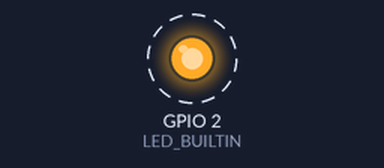
Recording of a sketch running on a simulated ESP32. On the bench: output pins drawn as LEDs (lit = HIGH). Dashed ring = blinking.

Above: at 0.5 s.
Timing chart, 0 to 4.6 s (numbered marks = the images above):
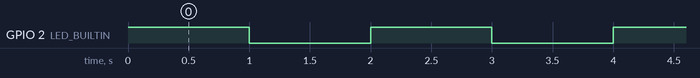

Measured:
- by itself, GPIO 2 (LED_BUILTIN): alternates HIGH for 1.0 s and LOW for 1.0 s

The sketch:

Sketch_01.1_Blink.ino
```cpp
/**********************************************************************
* Filename    : Blink
* Description : Make an led blinking.
* Auther      : www.freenove.com
* Modification: 2024/06/18
**********************************************************************/
#include <Arduino.h>
#define LED_BUILTIN  2
// the setup function runs once when you press reset or power the board
void setup() {
  // initialize digital pin LED_BUILTIN as an output.
  pinMode(LED_BUILTIN, OUTPUT);
}

// the loop function runs over and over again forever
void loop() {
  digitalWrite(LED_BUILTIN, HIGH);   // turn the LED off (HIGH is the voltage level)
  delay(1000);                       // wait for a second
  digitalWrite(LED_BUILTIN, LOW);    // turn the LED on by making the voltage LOW
  delay(1000);                       // wait for a second
}
```
